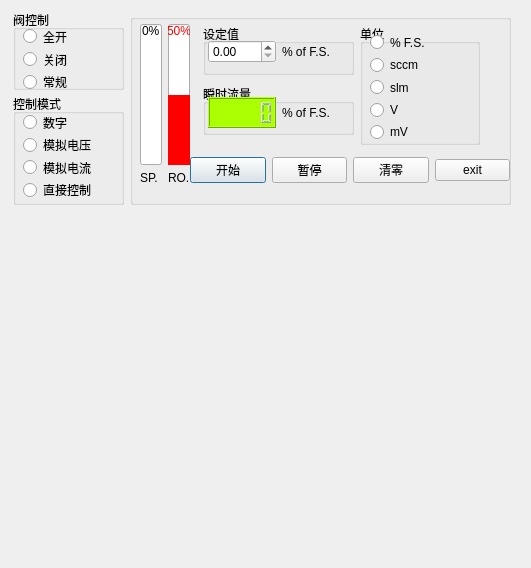
<?xml version="1.0" encoding="UTF-8"?>
<ui version="4.0">
 <class>Dialog</class>
 <widget class="QDialog" name="Dialog">
  <property name="geometry">
   <rect>
    <x>0</x>
    <y>0</y>
    <width>531</width>
    <height>568</height>
   </rect>
  </property>
  <property name="windowTitle">
   <string>Dialog</string>
  </property>
  <widget class="QGroupBox" name="BoxCtrl">
   <property name="geometry">
    <rect>
     <x>13</x>
     <y>10</y>
     <width>111</width>
     <height>80</height>
    </rect>
   </property>
   <property name="title">
    <string>阀控制</string>
   </property>
   <widget class="QWidget" name="verticalLayoutWidget_2">
    <property name="geometry">
     <rect>
      <x>10</x>
      <y>18</y>
      <width>71</width>
      <height>62</height>
     </rect>
    </property>
    <layout class="QVBoxLayout" name="verticalLayout_2">
     <item>
      <widget class="QRadioButton" name="PWMOpen">
       <property name="text">
        <string>全开</string>
       </property>
      </widget>
     </item>
     <item>
      <widget class="QRadioButton" name="PWMClose">
       <property name="text">
        <string>关闭</string>
       </property>
      </widget>
     </item>
     <item>
      <widget class="QRadioButton" name="PWMPID">
       <property name="text">
        <string>常规</string>
       </property>
      </widget>
     </item>
    </layout>
   </widget>
  </widget>
  <widget class="QGroupBox" name="BoxMode">
   <property name="geometry">
    <rect>
     <x>13</x>
     <y>94</y>
     <width>111</width>
     <height>111</height>
    </rect>
   </property>
   <property name="title">
    <string>控制模式</string>
   </property>
   <widget class="QWidget" name="verticalLayoutWidget">
    <property name="geometry">
     <rect>
      <x>10</x>
      <y>20</y>
      <width>81</width>
      <height>84</height>
     </rect>
    </property>
    <layout class="QVBoxLayout" name="verticalLayout">
     <item>
      <widget class="QRadioButton" name="CtrlMode_Dig">
       <property name="text">
        <string>数字</string>
       </property>
      </widget>
     </item>
     <item>
      <widget class="QRadioButton" name="CtrlMode_Vot">
       <property name="text">
        <string>模拟电压</string>
       </property>
      </widget>
     </item>
     <item>
      <widget class="QRadioButton" name="CtrlMode_Cur">
       <property name="text">
        <string>模拟电流</string>
       </property>
      </widget>
     </item>
     <item>
      <widget class="QRadioButton" name="CtrlMode_Der">
       <property name="text">
        <string>直接控制</string>
       </property>
      </widget>
     </item>
    </layout>
   </widget>
  </widget>
  <widget class="QGroupBox" name="groupBox_3">
   <property name="geometry">
    <rect>
     <x>130</x>
     <y>14</y>
     <width>381</width>
     <height>191</height>
    </rect>
   </property>
   <property name="title">
    <string/>
   </property>
   <widget class="QGroupBox" name="groupBox_4">
    <property name="geometry">
     <rect>
      <x>73</x>
      <y>10</y>
      <width>151</width>
      <height>51</height>
     </rect>
    </property>
    <property name="title">
     <string>设定值</string>
    </property>
    <widget class="QWidget" name="horizontalLayoutWidget_2">
     <property name="geometry">
      <rect>
       <x>5</x>
       <y>12</y>
       <width>141</width>
       <height>31</height>
      </rect>
     </property>
     <layout class="QHBoxLayout" name="horizontalLayout_2">
      <item>
       <widget class="QDoubleSpinBox" name="SetPoint">
        <property name="keyboardTracking">
         <bool>false</bool>
        </property>
       </widget>
      </item>
      <item>
       <widget class="QLabel" name="label_3">
        <property name="text">
         <string>% of F.S.</string>
        </property>
       </widget>
      </item>
     </layout>
    </widget>
   </widget>
   <widget class="QGroupBox" name="groupBox_5">
    <property name="geometry">
     <rect>
      <x>73</x>
      <y>70</y>
      <width>151</width>
      <height>51</height>
     </rect>
    </property>
    <property name="title">
     <string>瞬时流量</string>
    </property>
    <widget class="QWidget" name="horizontalLayoutWidget_3">
     <property name="geometry">
      <rect>
       <x>5</x>
       <y>13</y>
       <width>141</width>
       <height>31</height>
      </rect>
     </property>
     <layout class="QHBoxLayout" name="horizontalLayout_3">
      <item>
       <widget class="QLCDNumber" name="GetPoint">
        <property name="autoFillBackground">
         <bool>false</bool>
        </property>
        <property name="styleSheet">
         <string notr="true">color: rgb(85, 255, 0);
selection-color: rgb(255, 0, 0);
font: 75 9pt &quot;Aharoni&quot;;
gridline-color: rgb(85, 0, 0);
border-color: rgb(0, 0, 255);
background-color: rgb(170, 255, 0);</string>
        </property>
        <property name="smallDecimalPoint">
         <bool>false</bool>
        </property>
       </widget>
      </item>
      <item>
       <widget class="QLabel" name="label_4">
        <property name="text">
         <string>% of F.S.</string>
        </property>
       </widget>
      </item>
     </layout>
    </widget>
   </widget>
   <widget class="QGroupBox" name="BoxUnit">
    <property name="geometry">
     <rect>
      <x>230</x>
      <y>10</y>
      <width>120</width>
      <height>121</height>
     </rect>
    </property>
    <property name="title">
     <string>单位</string>
    </property>
    <widget class="QWidget" name="verticalLayoutWidget_3">
     <property name="geometry">
      <rect>
       <x>10</x>
       <y>10</y>
       <width>61</width>
       <height>106</height>
      </rect>
     </property>
     <layout class="QVBoxLayout" name="verticalLayout_3">
      <item>
       <widget class="QRadioButton" name="ShowUnit_FS">
        <property name="text">
         <string>% F.S.</string>
        </property>
       </widget>
      </item>
      <item>
       <widget class="QRadioButton" name="ShowUnit_sccm">
        <property name="text">
         <string>sccm</string>
        </property>
       </widget>
      </item>
      <item>
       <widget class="QRadioButton" name="ShowUnit_slm">
        <property name="text">
         <string>slm</string>
        </property>
       </widget>
      </item>
      <item>
       <widget class="QRadioButton" name="ShowUnit_V">
        <property name="text">
         <string>V</string>
        </property>
       </widget>
      </item>
      <item>
       <widget class="QRadioButton" name="ShowUnit_mv">
        <property name="text">
         <string>mV</string>
        </property>
       </widget>
      </item>
     </layout>
    </widget>
   </widget>
   <widget class="QWidget" name="horizontalLayoutWidget">
    <property name="geometry">
     <rect>
      <x>60</x>
      <y>141</y>
      <width>320</width>
      <height>31</height>
     </rect>
    </property>
    <layout class="QHBoxLayout" name="horizontalLayout">
     <item>
      <widget class="QPushButton" name="startPlot">
       <property name="text">
        <string>开始</string>
       </property>
      </widget>
     </item>
     <item>
      <widget class="QPushButton" name="pausePlot">
       <property name="enabled">
        <bool>true</bool>
       </property>
       <property name="text">
        <string>暂停</string>
       </property>
      </widget>
     </item>
     <item>
      <widget class="QPushButton" name="Clear">
       <property name="text">
        <string>清零</string>
       </property>
      </widget>
     </item>
     <item>
      <widget class="QPushButton" name="Exit">
       <property name="text">
        <string>exit</string>
       </property>
      </widget>
     </item>
    </layout>
   </widget>
   <widget class="QWidget" name="gridLayoutWidget">
    <property name="geometry">
     <rect>
      <x>10</x>
      <y>10</y>
      <width>51</width>
      <height>161</height>
     </rect>
    </property>
    <layout class="QGridLayout" name="gridLayout">
     <item row="0" column="0">
      <widget class="QProgressBar" name="SetPointBar">
       <property name="layoutDirection">
        <enum>Qt::LeftToRight</enum>
       </property>
       <property name="styleSheet">
        <string notr="true">
 QProgressBar::chunk {
   background-color: #000000;
}
QProgressBar {
   text-align: top;
}</string>
       </property>
       <property name="value">
        <number>0</number>
       </property>
       <property name="orientation">
        <enum>Qt::Vertical</enum>
       </property>
      </widget>
     </item>
     <item row="1" column="0">
      <widget class="QLabel" name="label">
       <property name="text">
        <string>SP.</string>
       </property>
      </widget>
     </item>
     <item row="0" column="1">
      <widget class="QProgressBar" name="GetPointBar">
       <property name="layoutDirection">
        <enum>Qt::LeftToRight</enum>
       </property>
       <property name="styleSheet">
        <string notr="true">
 QProgressBar::chunk {
   background-color: #FF0000;
}
QProgressBar {
   text-align: top;
	color:#FF0000
}</string>
       </property>
       <property name="value">
        <number>50</number>
       </property>
       <property name="orientation">
        <enum>Qt::Vertical</enum>
       </property>
      </widget>
     </item>
     <item row="1" column="1">
      <widget class="QLabel" name="label_2">
       <property name="text">
        <string>RO.</string>
       </property>
      </widget>
     </item>
    </layout>
   </widget>
   <widget class="QLabel" name="DebugMsg">
    <property name="geometry">
     <rect>
      <x>10</x>
      <y>170</y>
      <width>331</width>
      <height>16</height>
     </rect>
    </property>
    <property name="text">
     <string/>
    </property>
    <property name="scaledContents">
     <bool>true</bool>
    </property>
    <property name="wordWrap">
     <bool>true</bool>
    </property>
   </widget>
  </widget>
  <widget class="MyDynamicMplCanvas" name="mplCanvas" native="true">
   <property name="geometry">
    <rect>
     <x>10</x>
     <y>209</y>
     <width>491</width>
     <height>341</height>
    </rect>
   </property>
  </widget>
 </widget>
 <customwidgets>
  <customwidget>
   <class>MyDynamicMplCanvas</class>
   <extends>QWidget</extends>
   <header>mplCanvasWrapper.h</header>
   <container>1</container>
  </customwidget>
 </customwidgets>
 <resources/>
 <connections/>
</ui>
